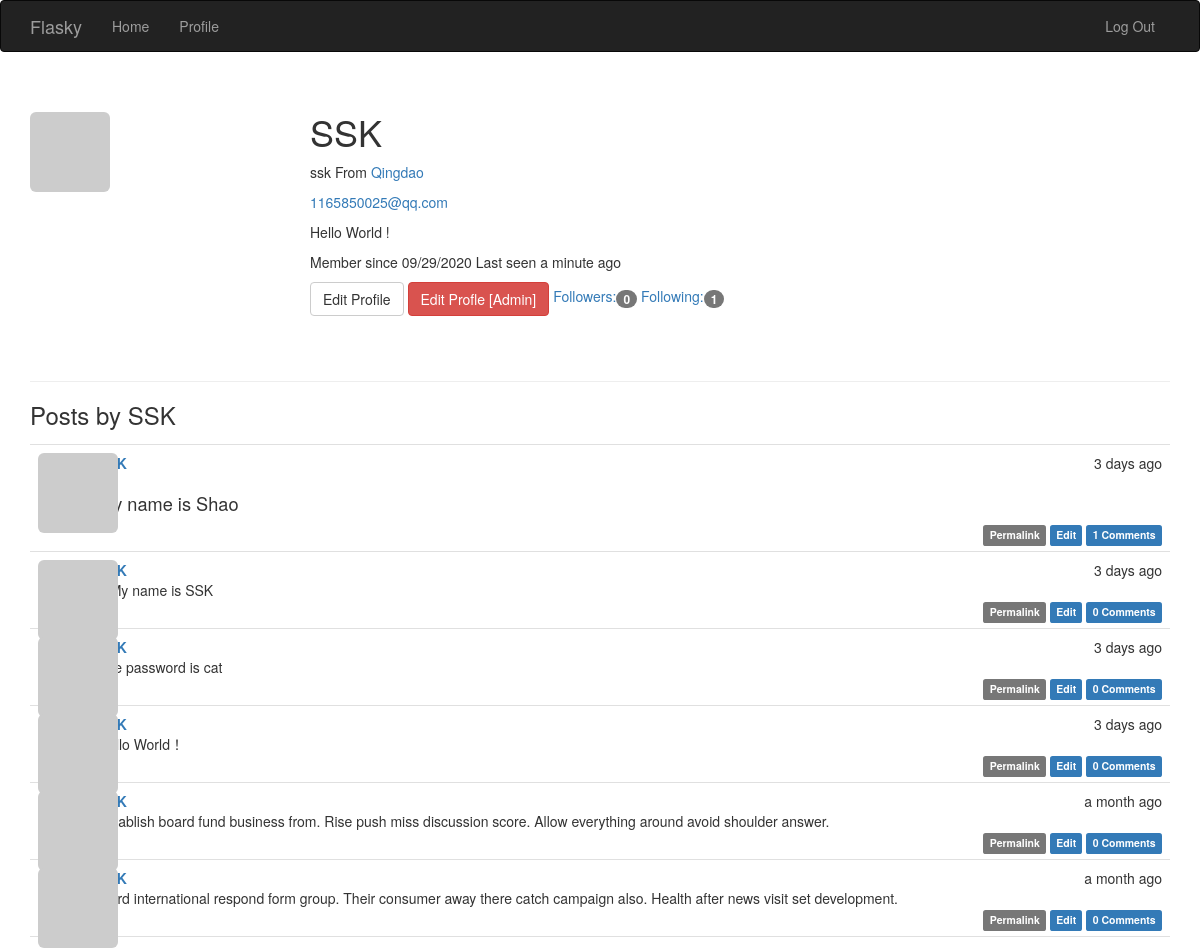
/user/SSK (signed in), run on the app's committed database.
### app/models.py (models this page shows, shortened)
class User(UserMixin,db.Model):
    __tablename__='users'
    id = db.Column(db.Integer,primary_key=True)
    email = db.Column(db.String(64),unique=True,index=True)
    role_id = db.Column(db.Integer,db.ForeignKey('roles.id'))
    username = db.Column(db.String(64), unique=True, index=True)
    password_hash=db.Column(db.String(128))
    confirmed = db.Column(db.Boolean,default=False)
    name = db.Column(db.String(64))
    location = db.Column(db.String(64))
    about_me = db.Column(db.Text())
    member_since = db.Column(db.DateTime(),default=datetime.utcnow)
    last_seen = db.Column(db.DateTime(),default=datetime.utcnow)
    avatar_hash = db.Column(db.String(32))
    posts = db.relationship('Post',backref='author',lazy='dynamic')
    followed = db.relationship('Follow',
                               foreign_keys=[Follow.follower_id],
                               backref=db.backref('follower', lazy='joined'),
                               lazy='dynamic',
                               cascade='all, delete-orphan')
    followers = db.relationship('Follow',
                                foreign_keys=[Follow.followed_id],
                                backref=db.backref('followed', lazy='joined'),
                                lazy='dynamic',
                                cascade='all, delete-orphan')
    comments = db.relationship('Comment',backref='author',lazy='dynamic')
    def can(self,perm):
        return self.role is not None and self.role.has_permission(perm)
    def is_administrator(self):
        return self.can(Permission.ADMIN)
    def ping(self):
        self.last_seen = datetime.utcnow()
        db.session.add(self)
        db.session.commit()
    def gravatar_hash(self):
        return hashlib.md5(self.email.lower().encode('utf-8')).hexdigest()
    def gravatar(self,size=100,default='identicon',ratting='g'):
        if request.is_secure:
            url = 'https://secure.gravatar.com/avatar'
        else:
            url = 'http://www.gravatar.com/avatar'
        hash = self.gravatar_hash() or self.avatar_hash
        return '{url}/{hash}?s={size}&d={default}&r={ratting}'.format(url=url,hash=hash,size=size,default=default,ratting=ratting)
    @property
    def password(self):
        raise AttributeError('password is not a readable attribute')

class Post(db.Model):
    __tablename__='posts'
    id = db.Column(db.Integer,primary_key=True)
    body = db.Column(db.Text)
    timestamp = db.Column(db.DateTime,index=True,default=datetime.utcnow)
    author_id = db.Column(db.Integer,db.ForeignKey('users.id'))
    body_html = db.Column(db.Text)
    comments = db.relationship('Comment',backref='post',lazy='dynamic')

### app/main/views.py (the view)
@main.route('/user/<username>')
def user(username):
    user = User.query.filter_by(username=username).first_or_404()
    posts = user.posts.order_by(Post.timestamp.desc()).all()
    return render_template('user.html',user=user,posts=posts)

### app/auth/views.py (called while the page is built)
@auth.before_app_request
def before_request():
    if current_user.is_authenticated:
        current_user.ping()
        if not current_user.confirmed \
                and request.blueprint != 'auth' \
                and request.endpoint != 'static':
            return redirect(url_for('auth.unconfirmed'))

### app/main/__init__.py (called while the page is built)
@main.app_context_processor
def inject_permissions():
    return dict(Permission=Permission)

### app/models.py (called while the page is built)
@login_manager.user_loader
def load_user(user_id):
    return User.query.get(int(user_id))

    def has_permission(self,perm):
        return self.permissions & perm ==perm

### app/templates/user.html (shortened to what this page needs)
{% extends "base.html" %}
{% block styles %}
{{ super() }}
<link rel="stylesheet" href="{{ url_for('static', filename='styles.css') }}">
{% endblock %}
{% block page_content %}
<div class="page-header">
    <img class="img-rounded profile-thumbnail" src="{{ user.gravatar(size=256) }}">
    <div class="profile-header">
        <h1>{{ user.username }}</h1>
        {% if user.name or user.location %}
        <p>
            {% if user.name %}{{ user.name }}{% endif %}
            {% if user.location %}
                From <a href="http://maps.google.com/?q={{ user.location }}">
                    {{ user.location }}
                </a>
            {% endif %}
        </p>
        {% endif %}
        {% if current_user.is_administrator() %}
        <p><a href="mailto:{{ user.email }}">{{ user.email }}</a> </p>
        {% endif %}
        {% if user.about_me %}<p>{{ user.about_me }}</p>{% endif %}
        <p>
            Member since {{ moment(user.member_since).format('L') }}
            Last seen {{ moment(user.last_seen).fromNow() }}
        </p>
        {% if user==current_user %}
        <a class="btn btn-default" href="{{ url_for('main.edit_profile') }}">
            Edit Profile
        </a>
        {% endif %}
        {% if current_user.is_administrator() %}
        <a class="btn btn-danger"
                href="{{ url_for('.edit_profile_admin',id=user.id) }}">
            Edit Profle [Admin]
        </a>
        {% endif %}
        <a href="{{ url_for('.followers',username=user.username) }}">
            Followers:<span class="badge">{{ user.followers.count() }}</span>
        </a>
        <a href="{{ url_for('.followed_by',username=user.username) }}">
            Following:<span class="badge">{{ user.followed.count() }}</span>
        </a>
    </div>
</div>
<h3>Posts by {{ user.username }}</h3>
{% include '_posts.html' %}
{% endblock %}

### app/templates/_posts.html (shortened to what this page needs)
<ul class="posts">
    {% for post in posts %}
    <li class="post">
        <div class="profile-thumbnail">
            <a href="{{ url_for('.user',username=post.author.username) }}">
                <img class="img-rounded profile-thumbnail" src="{{ post.author.gravatar(size=40) }}">
            </a>
        </div>
        <div class="post-content">
            <div class="post-date">{{ moment(post.timestamp).fromNow() }}</div>
            <div class="post-author">
                <a href="{{ url_for('.user',username=post.author.username) }}">
                </a>
            </div>
            <div class="post-body">
                {% if post.body_html %}
                    {{ post.body_html|safe }}
                {% else %}
                    {{ post.body }}
                {% endif %}
            </div>
            <div class="post-footer">
                <a href="{{ url_for('.post', id=post.id) }}">
                    <span class="label label-default">Permalink</span>
                </a>
                {% if current_user == post.author %}
                <a href="{{ url_for('.edit',id=post.id) }}">
                    <span class="label label-primary">Edit</span>
                </a>
                {% elif current_user.is_administrator() %}
                <a href="{{ url_for('.edit',id=post.id) }}">
                    <span class="label label-danger">Edit [Admin]</span>
                </a>
                {% endif %}
                <a href="{{ url_for('.post', id=post.id) }}#comments">
                    <span class="label label-primary">{{ post.comments.count() }} Comments</span>
                </a>
            </div>
        </div>
    </li>
    {% endfor %}
</ul>

### app/static/styles.css (style rules this page uses)
.profile-thumbnail { position: absolute; }
.profile-header { min-height: 260px; margin-left: 280px; }
ul.posts { list-style-type: none; padding: 0px; margin: 16px 0px 0px 0px; border-top: 1px solid #e0e0e0; }
ul.posts li.post { padding: 8px; border-bottom: 1px solid #e0e0e0; }
div.post-date { float: right; }
div.post-author { font-weight: bold; margin-left: 50px; }
div.post-body { margin-left: 50px; }
div.post-content { margin-left: 10px; min-height: 48px; }
div.post-footer { text-align: right; }
.post-body h2 { font-size: 130%; }

### data on the page
User: username "SSK", name "ssk", location "Qingdao", email "1165850025@qq.com", about_me "Hello World !", member_since "09/29/2020", last_seen "a minute ago"
Post: timestamp "3 days ago", body_html "My name is Shao", comments.count "1"
Post: timestamp "3 days ago", body "# My name is SSK", comments.count "0"
Post: timestamp "3 days ago", body "The password is cat", comments.count "0"
Post: timestamp "3 days ago", body "Hello World！", comments.count "0"
Post: timestamp "a month ago", body "Establish board fund business from. Rise push miss discussion score. Allow everything around avoid shoulder answer.", comments.count "0"
Post: timestamp "a month ago", body "Third international respond form group. Their consumer away there catch campaign also. Health after news visit set development.", comments.count "0"

### other printed values
{{ user.followers.count() }} "0"
{{ user.followed.count() }} "1"
